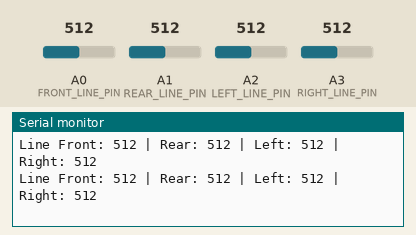
Bench run of a sketch on a simulated Arduino Uno, built with avr-gcc and run on an emulated ATmega328P. Shown: the last lines printed to the serial monitor. The inputs (shaded band) are chosen by the test bench; at power-on: A0 (FRONT_LINE_PIN) = 512, A1 (REAR_LINE_PIN) = 512, A2 (LEFT_LINE_PIN) = 512, A3 (RIGHT_LINE_PIN) = 512.

Above: at 1.2 s.
1.3 s: A0 (FRONT_LINE_PIN) set to 716
At 1.57 s:
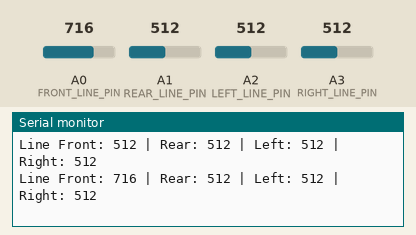
2.8 s: A1 (REAR_LINE_PIN) set to 716
At 2.98 s:
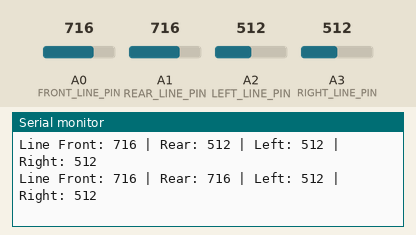
4.3 s: A2 (LEFT_LINE_PIN) set to 716
At 4.39 s:
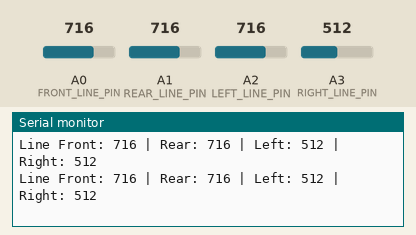
5.8 s: A3 (RIGHT_LINE_PIN) set to 716
At 5.8 s:
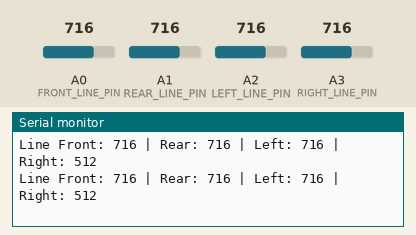
7.3 s: A0 (FRONT_LINE_PIN) set to 992
At 7.41 s:
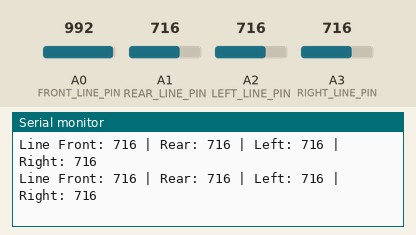
8.8 s: A1 (REAR_LINE_PIN) set to 992
At 8.82 s:
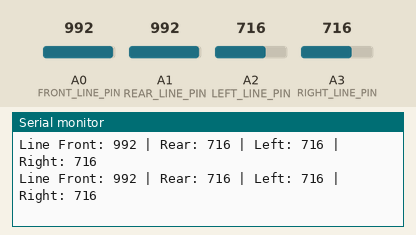
Timing chart, 0 to 11.3 s (numbered marks = the images above; inputs shaded):
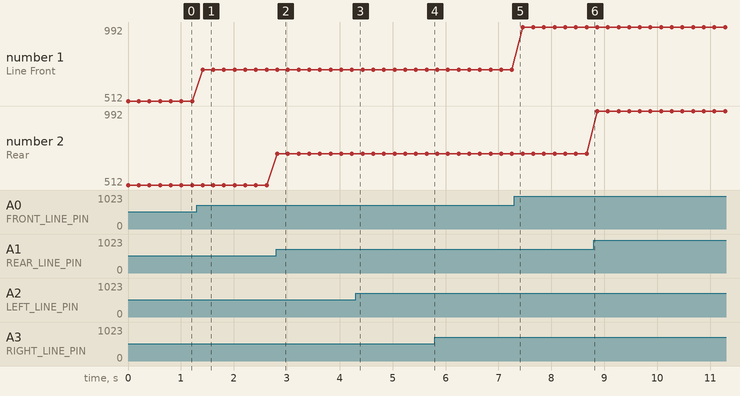

Measured:
- after the input at 1.3 s, the serial monitor: prints a new line after 0.11 s (image 1)
- after the input at 2.8 s, the serial monitor: prints a new line at once (image 2)
- plotted number 1: 512 → 716 after the input at 1.3 s, 716 → 992 after the input at 7.3 s

The sketch:

Linetracer_sensing_simple.ino
```cpp
// ============================================================
// Line Tracer Sensor Code simple
//
// 역할:
// - 라인트레이서 4개의 아날로그 값을 읽는다.
// - 메인 제어 코드가 이 raw 값을 받아서 사용한다.
//
// 센서:
// HW-870 Line Tracer
//
// 연결:
// Front AO -> A0
// Rear  AO -> A1
// Left  AO -> A2
// Right AO -> A3
// VCC -> 5V
// GND -> GND
// DO는 현재 사용하지 않음
// ============================================================

const int FRONT_LINE_PIN = A0;
const int REAR_LINE_PIN  = A1;
const int LEFT_LINE_PIN  = A2;
const int RIGHT_LINE_PIN = A3;


// ------------------------------
// 라인트레이서 4개 값을 묶어서 저장할 구조체
//
// 이 구조체는 센서값을 한 번에 넘기기 위해 사용한다.
// front, rear, left, right는 각각 0~1023 사이의 analog 값이다.
// ------------------------------
struct LineSensorValues
{
    int front;
    int rear;
    int left;
    int right;
};

int readLineRaw(int pin)
{
    return analogRead(pin);
}

LineSensorValues readLineSensors()
{
    LineSensorValues values;

    values.front = readLineRaw(FRONT_LINE_PIN);
    values.rear  = readLineRaw(REAR_LINE_PIN);
    values.left  = readLineRaw(LEFT_LINE_PIN);
    values.right = readLineRaw(RIGHT_LINE_PIN);

    return values;
}


// ------------------------------
// 디버깅용 출력 함수
// ------------------------------
void printLineSensorValues()
{
    LineSensorValues values = readLineSensors();

    Serial.print("Line Front: ");
    Serial.print(values.front);

    Serial.print(" | Rear: ");
    Serial.print(values.rear);

    Serial.print(" | Left: ");
    Serial.print(values.left);

    Serial.print(" | Right: ");
    Serial.println(values.right);
}

void setup()
{
    Serial.begin(115200);
}


// ------------------------------
// loop()
//
// 테스트용. 실제론 이것 안쓰고 main 루프에서 값만 받아서 씀
// ------------------------------
void loop()
{
    printLineSensorValues();

    delay(200);
}
```
